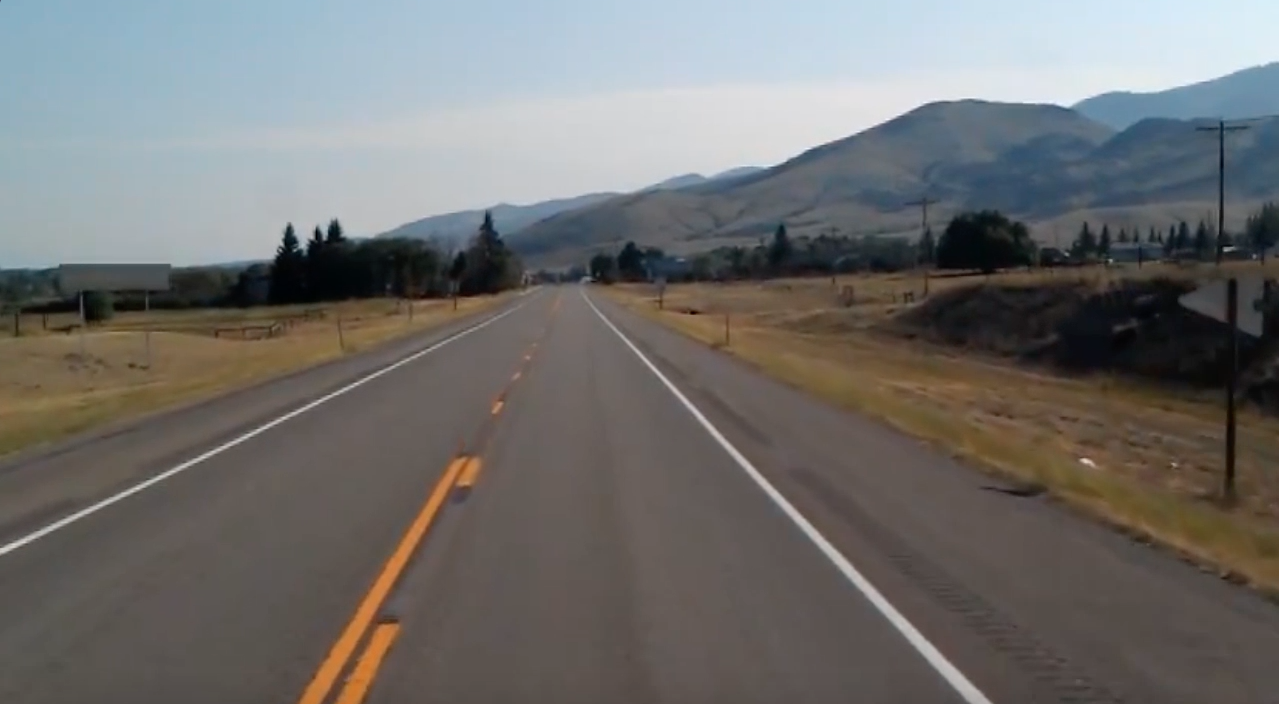
#> input picture testHough.jpg, 1279 x 704 px, found by its file name
$ jupyter execute --allow-errors road_lane_detection.ipynb
#> lines starting #> are read from the running program, lines starting #| are printed output that depends on the picture; after the words box and inside, x2 and y2 are one past the last pixel; in counts of white or black regions, pixels touching at a corner belong together
# Part II: Road Lane Detection Using Hough Transform

[cell 1]
import numpy as np
import cv2
import matplotlib.pyplot as plt

[cell 2]
img = cv2.imread('Part II Tests/testHough.jpg')
#> img is the input picture: shape (704, 1279, 3); mean B, G, R 109.7, 111.3, 112.3
img = cv2.cvtColor(img, cv2.COLOR_BGR2RGB)

[cell 3]
plt.imshow(img)

### Smoothing the image

[cell 4]
img_smoothed = cv2.medianBlur(img, 3)
plt.imshow(img_smoothed)

### Edge Detection

[cell 5]
edges = cv2.Canny(img_smoothed, 150, 250)
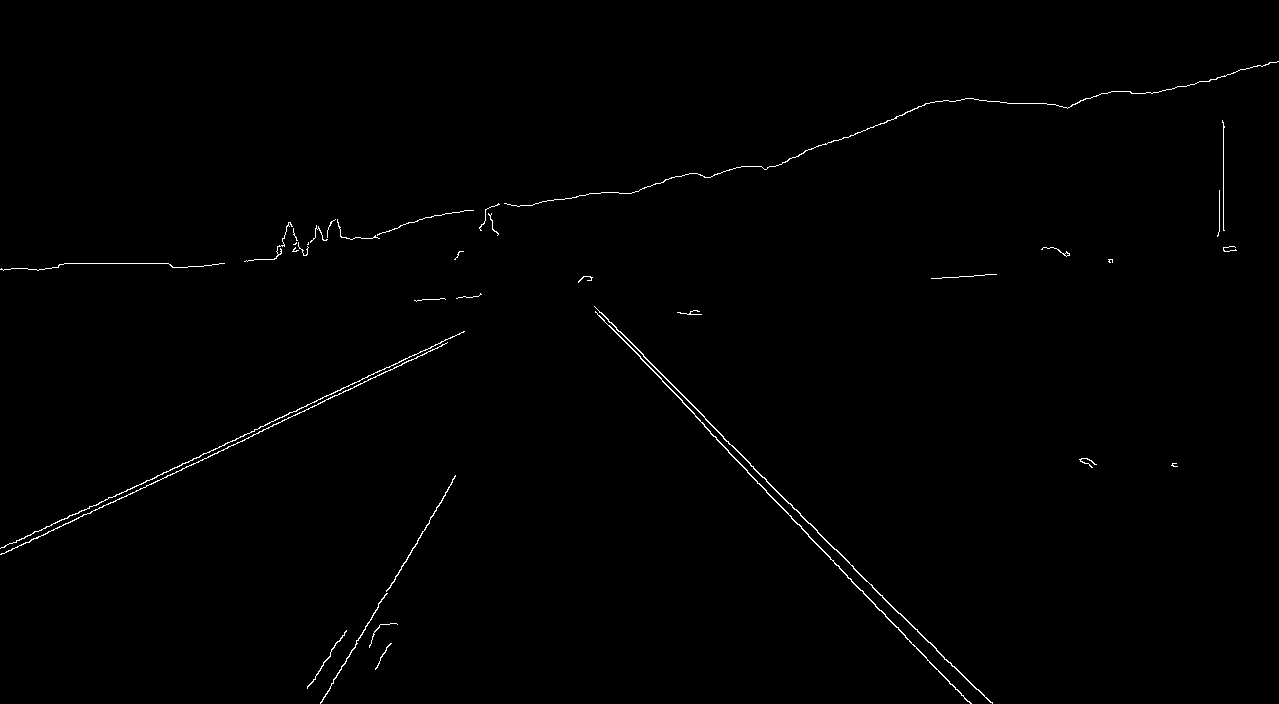
#> edges: shape (704, 1279); 0.6% white in thin lines or dots
plt.imshow(edges, cmap='gray')

### Region Of Interest

[cell 6]
width, height, _ = img_smoothed.shape
#> width = 704; height = 1279
mask = np.zeros(img_smoothed.shape[:2], dtype="uint8")
#cv2.rectangle(mask, (0, 90), (290, 450), 255, -1)
cv2.rectangle(mask, (0, int(0.5*width)), (height, width), 255, -1)
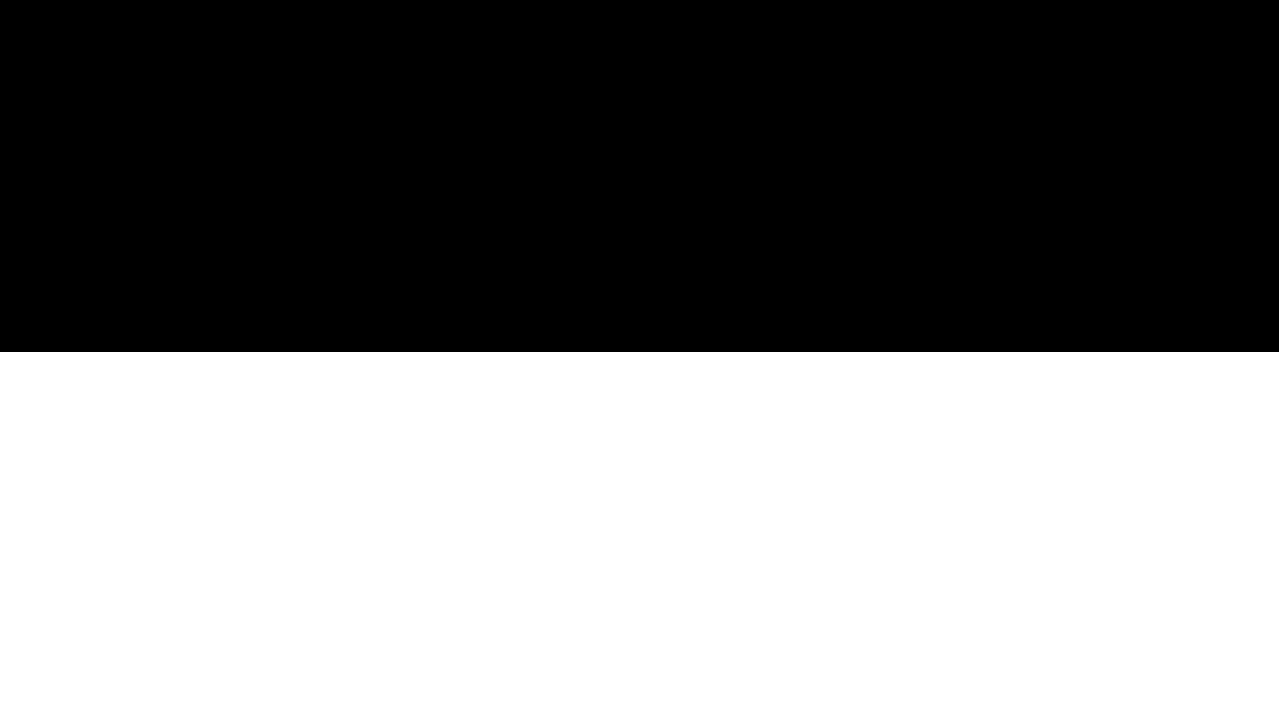
#> mask: shape (704, 1279); 50% white; 1 white region, box (x1, y1, x2, y2) and area: (0, 352, 1279, 704) 450208
plt.imshow(mask, cmap='gray')

[cell 7]
edges_masked = cv2.bitwise_and(edges, edges, mask=mask)
#> edges_masked: shape (704, 1279); 0.35% white in thin lines or dots, all inside (x1, y1, x2, y2) = (0, 352, 1178, 704)
plt.imshow(edges_masked, cmap='gray')

### Accumulation into (ρ, θ)-space using Hough transform

Custom implementation:

[cell 8]
def hough_transform_line(img, edge_image, num_rhos=180, num_thetas=180, t_count=500):
#> called with num_rhos = 180, num_thetas = 180, t_count = 500
    img_copy = img.copy()
    edge_height, edge_width = edge_image.shape[:2]
#> edge_height = 704; edge_width = 1279
    edge_height_half, edge_width_half = edge_height / 2, edge_width / 2
#> edge_height_half = 352; edge_width_half = 639.5

    d = np.sqrt(np.square(edge_height) + np.square(edge_width))
#> d = 1460
    dtheta = 180 / num_thetas
    drho = (2 * d) / num_rhos
#> drho = 16.22

    thetas = np.arange(0, 180, step=dtheta)
    rhos = np.arange(-d, d, step=drho)
#> rhos = 180 values from -1460 to 1443.7

    cos_thetas = np.cos(np.deg2rad(thetas))
    sin_thetas = np.sin(np.deg2rad(thetas))

    accumulator = np.zeros((len(rhos), len(thetas)))

    for y in range(edge_height):
        for x in range(edge_width):
            if edge_image[y][x] != 0:
                edge_point = [y - edge_height_half, x - edge_width_half]
                for theta_idx in range(len(thetas)):
                    rho = (edge_point[1] * cos_thetas[theta_idx]) + (edge_point[0] * sin_thetas[theta_idx])
                    rho_idx = np.argmin(np.abs(rhos - rho))
                    accumulator[rho_idx][theta_idx] += 1
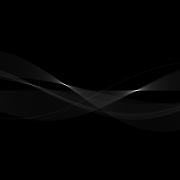
#> accumulator: shape (180, 180) float64; min 0, max 1320, mean 17.3; drawn with min black and max white

    for x in range(accumulator.shape[0]):
        for y in range(accumulator.shape[1]):
            if accumulator[x][y] > t_count:
                rho = rhos[x]
                theta = thetas[y]
                a = np.cos(np.deg2rad(theta))
                b = np.sin(np.deg2rad(theta))
                x0 = (a * rho) + edge_width_half
                y0 = (b * rho) + edge_height_half
                x1 = int(x0 + 1000 * (-b))
                y1 = int(y0 + 1000 * (a))
                x2 = int(x0 - 1000 * (-b))
                y2 = int(y0 - 1000 * (a))

                cv2.line(img_copy, (x1,y1), (x2,y2), (0,255,0), 2)
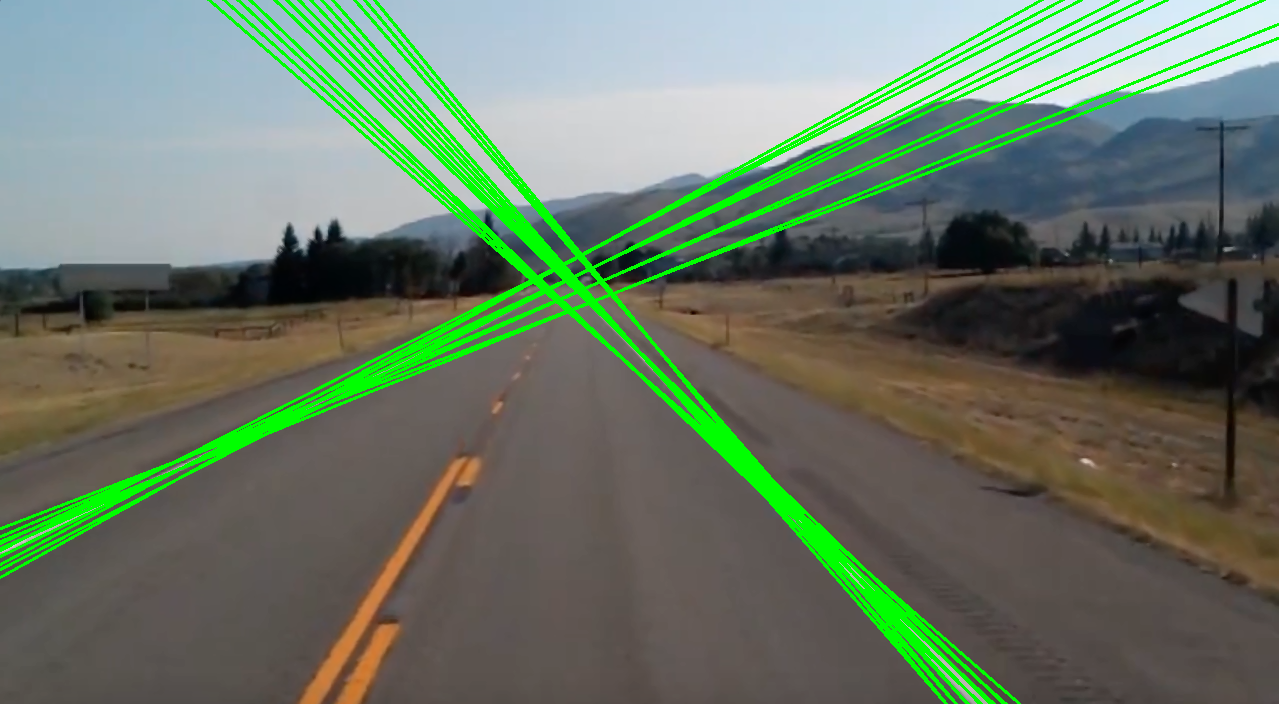
#> img_copy: shape (704, 1279, 3); mean R, G, B 103.3, 119.1, 100.3

    return img_copy, accumulator

[cell 9]
img_copy, accumulator = hough_transform_line(img_smoothed, edges_masked)

[cell 10]
plt.imshow(img_copy)

[cell 11]
plt.imshow(accumulator, cmap='gray')

OpenCV implementation:

[cell 12]
lines = cv2.HoughLinesP(edges_masked, rho=1, theta=np.pi/180, threshold=125, minLineLength=5, maxLineGap=25)
#> lines = [[723, 438, 898, 613], [0, 548, 420, 352], [710, 433, 905, 635], [757, 483, 970, 703], [643, 356, 976, 689], [320, 703, 452, 482], [1, 553, 268, 428], [705, 419, 952, 666], [228, 446, 426, 353], [917, 629, 990, 702]]

if lines is not None:
    for i in range(len(lines)):
        l = lines[i][0]
        cv2.line(img_smoothed, (l[0], l[1]), (l[2], l[3]), (0,255,0), 3, cv2.LINE_AA)
#> this loop made 10 passes
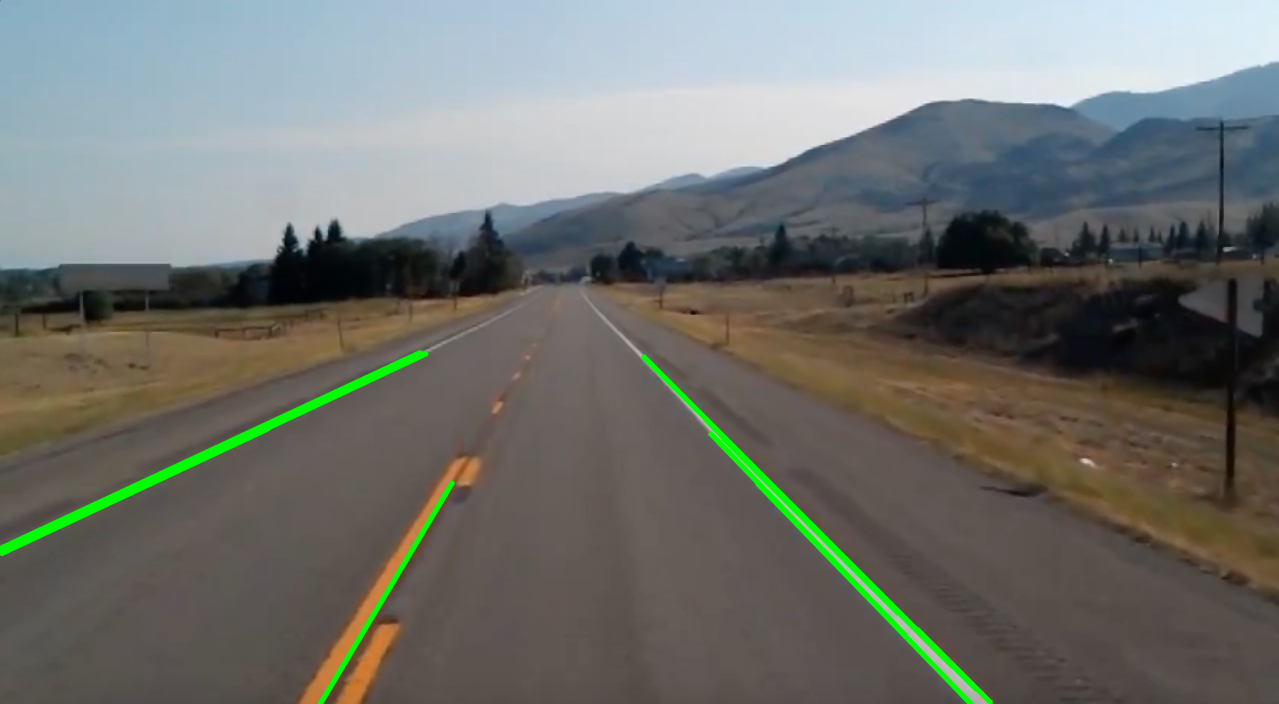
#> img_smoothed: shape (704, 1279, 3); mean R, G, B 110.6, 112.8, 108.2

plt.imshow(img_smoothed)

### Refining Coordinates and HT Post-Processing

[cell 13]
import itertools
from scipy.spatial.distance import pdist

[cell 14]
def manhattan_distance(point1, point2):
    distance = 0
    for x1, x2 in zip(point1, point2):
        difference = x2 - x1
        absolute_difference = abs(difference)
        distance += absolute_difference
    return distance

[cell 15]
def non_max_suppression(accumulator, n_points, min_locality_distance):
    return accumulator

N = 10

# Convert it into a 1D array
a_1d = accumulator.flatten()

# Find the indices in the 1D array
idx_1d = a_1d.argsort()[-N:]
#> idx_1d = [16512, 16334, 16513, 15002, 16338, 16335, 16337, 15366, 15184, 16336]

# convert the idx_1d back into indices arrays for each dimension
x_idx, y_idx = np.unravel_index(idx_1d, accumulator.shape)
#> x_idx = [91, 90, 91, 83, 90, 90, 90, 85, 84, 90]; y_idx = [132, 134, 133, 62, 138, 135, 137, 66, 64, 136]

# Check that we got the largest values.
points = []
for x, y, in zip(x_idx, y_idx):
    #print(x, y, accumulator[x][y])
    points.insert(0,[x, y])
#> this loop made 10 passes
#> (x, y) on passes 1 to 10: (91, 132), (90, 134), (91, 133), (83, 62), (90, 138), (90, 135), (90, 137), (85, 66), (84, 64), (90, 136)
#> after the loop, points = [[90, 136], [84, 64], [85, 66], [90, 137], [90, 135], [90, 138], [83, 62], [91, 133], [90, 134], [91, 132]]

min_locality_distance = 80
points = np.array(points)
final_points = []

for i in range(len(points)):
    for j in range(len(points)):
        if i == j:
            continue
        distance = manhattan_distance(points[i], points[j])
        #print(distance)
        if distance > min_locality_distance:
            final_points.append(points[i])
#> this loop made 10 passes
#> after the loop, final_points = [[90, 136], [90, 137], [90, 138], [83, 62], [83, 62], [83, 62]]
print(final_points)
#| [array([ 90, 136]), array([ 90, 137]), array([ 90, 138]), array([83, 62]), array([83, 62]), array([83, 62])]

[cell 16]
Npoints = 3
#> Npoints = 3
# making up some data:
# finding row indices of all combinations:
c = [list(x) for x in itertools.combinations(range(len(points)), Npoints)]
#> c = 120 items, first 6: [0, 1, 2], [0, 1, 3], [0, 1, 4], [0, 1, 5], [0, 1, 6], [0, 1, 7]

distances = []
for i in c:
    distances.append(np.mean(pdist(points[i,:])))
#> this loop made 120 passes
#> i on passes 1 to 12: [0, 1, 2], [0, 1, 3], [0, 1, 4], [0, 1, 5], [0, 1, 6], [0, 1, 7], [0, 1, 8], [0, 1, 9], [0, 2, 3], [0, 2, 4], [0, 2, 5], [0, 2, 6]
#> after the loop, distances = 120 values, max 50.99 at index 75, min 1.33 at index 15, mean 34.75
ind = distances.index(max(distances))
#> ind = 75
rows = c[ind]
#> rows = [2, 5, 6]

[cell 17]
rows
#> Out = [2, 5, 6]

[cell 18]
points[rows]
#> Out = [[85, 66], [90, 138], [83, 62]]

[cell 19]
for x in range(accumulator.shape[0]):
    for y in range(accumulator.shape[1]):
        if [x,y] not in points[rows]:
            accumulator[x][y] = 0
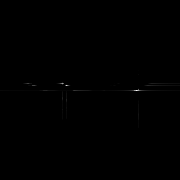
#> accumulator: shape (180, 180) float64; min 0, max 1320, mean 1.3; drawn with min black and max white
